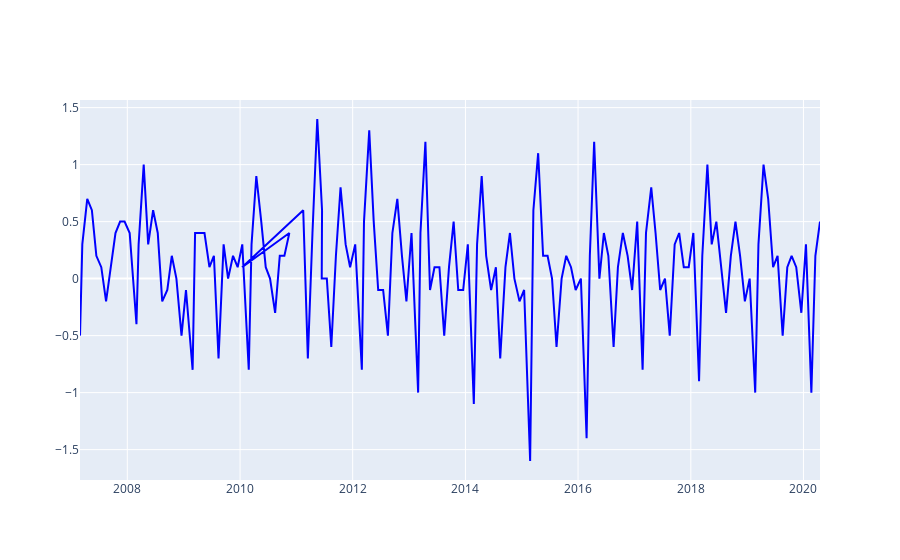

This figure's notebook cell:
### Code cell
serie = vn.plot_profit_diario(datos=datos)
serie

### Figure 1 — Plotly figure (JSON) as saved in the notebook; plotly's stock layout.template omitted (floating-point values rounded to 4 significant figures; data arrays with more than 128 entries replaced by an {"elided": "..."} marker saying what was removed)
{"data": [{"line": {"color": "blue"}, "mode": "lines", "name": "Serie de tiempo del valor Actual", "type": "scatter", "x": {"elided": "159 str values"}, "y": {"elided": "159 float values"}}], "layout": {}}
